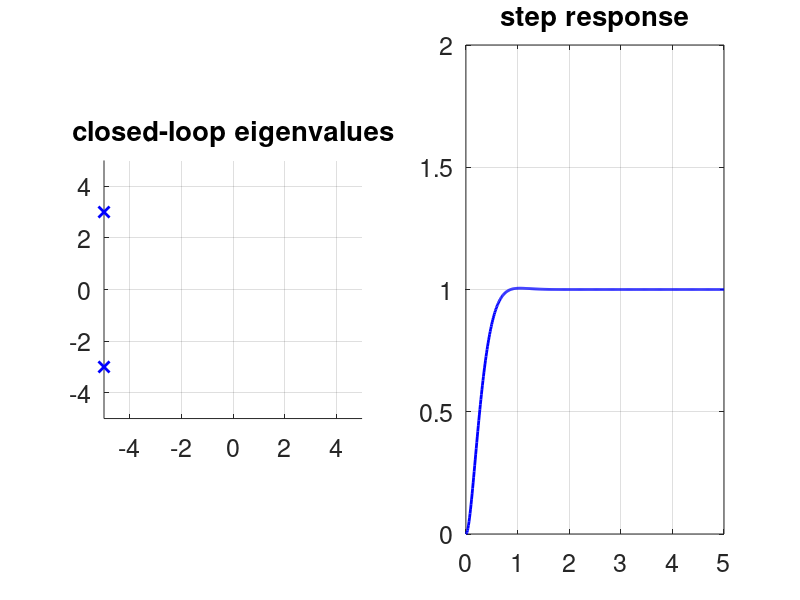

Source code (MATLAB): (Note: this script raises an error after producing the figure.)
%% Reset

clear;
clc;
clf;


%% Step response for different eigenvalue locations (exact, 2nd-order)

% Open-loop system
A = [0 1; 0 0];
B = [0; 1];
C = [1 0];

% Closed-loop eigenvalues
p = [-5-3*j -5+3*j];
color = 'b';

% Control design
K = acker(A, B, p);
kRef = -inv(C * inv(A - B * K) * B);

% Plot eigenvalues
subplot(1, 2, 1);
axis equal;
axis([-5 5 -5 5]);
grid on;
hold on;
plot(real(p), imag(p), 'kx', 'markersize', 8, 'linewidth', 2, 'color', color);
title('closed-loop eigenvalues');
set(gca, 'fontsize', 18);

% Plot step response
% - reference signal
r = 1;
% - closed-loop system
Am = A - B * K;
Bm = B * kRef;
Cm = C;
um = r;
% - simulation
x0 = [0; 0];
tmax = 5;
t = linspace(0, tmax, 1 + ceil(tmax / 1e-2));
x = zeros(2, length(t));
for i = 1:length(t)
    x(:, i) = expm(Am * t(i)) * x0 + inv(Am) * (expm(Am * t(i)) - eye(size(Am))) * Bm * um;
end
ym = Cm * x;
% - output
y = ym;
% - plot
subplot(1, 2, 2);
plot(t, y, '-', 'linewidth', 2, 'color', color);
axis([0 tmax 0 2]);
grid on;
hold on;
title('step response');
set(gca, 'fontsize', 18);

% Show peak time and peak overshoot
specs = stepinfo(ss(Am, Bm, Cm, 0), 'SettlingTimeThreshold', 0.05);
pTime = specs.PeakTime;
pOver = specs.Overshoot * 0.01;
fprintf(1, 'pTime: %g\n', pTime);
fprintf(1, 'pOver: %g\n\n', pOver);


%% How to derive the rules of thumb
clc
clear all

% Open-loop system
A = [0 1; 0 0];
B = [0; 1];
C = [1 0];

% Characteristic polynomial that would put eigenvalues at
%   -sigma + j * omega, - sigma - j * omega
syms sigma omega real
syms s
expand((s - (-sigma + j * omega)) * (s - (-sigma - j * omega)))

% Characteristic polynomial in terms of k1, k2
syms k1 k2 real
K = [k1 k2];
det(s * eye(2) - (A - B * K))

% Equate coefficients (by hand) to find k1, k2 that would put eigenvalues at
%   -sigma + j * omega, - sigma - j * omega
k1 = omega^2 + sigma^2;
k2 = 2 * sigma;
K = [k1 k2];

% Compute kRef for zero steady-state error in reference tracking
kRef = 1 / (-C * inv(A - B * K) * B);

% Compute step response (with zero disturbance)
syms t real
Am = A - B * K;
Bm = B * kRef;
Cm = C;
x0 = [0; 0];
um = 1;
xm = expm(Am * t) * x0 + inv(Am) * (expm(Am * t) - eye(size(Am))) * Bm * um;
ym = Cm * xm;
y = simplify(ym)

% "Peak" is when dy/dt = 0. First, find dy/dt:
ydot = simplify(diff(y, t))

% Then, solve (by hand) to find the smallest value of t > 0 that makes
% dy/dt = 0, this is peak time:
Tp = pi / omega
simplify(subs(ydot, t, Tp))

% Then, find (y(Tp) - 1) to find peak overshoot:
Mp = simplify(subs(y, t, Tp) - 1)



%% Reset

clear;
clc;
clf;


%% Step response for different eigenvalue locations (exact, 2nd-order) - with rules of thumb

% Open-loop system
A = [0 1; 0 0];
B = [0; 1];
C = [1 0];

% Closed-loop eigenvalues
Tp = 1.0;
Mp = 0.3;
omega = pi / Tp;
sigma = -log(Mp) / Tp;
p = [-sigma + omega * j, -sigma - omega * j];
color = 'm';

% Control design
K = acker(A, B, p);
kRef = -inv(C * inv(A - B * K) * B);

% Plot eigenvalues
subplot(1, 2, 1);
axis equal;
axis([-5 5 -5 5]);
grid on;
hold on;
plot(real(p), imag(p), 'kx', 'markersize', 8, 'linewidth', 2, 'color', color);
title('closed-loop eigenvalues');
set(gca, 'fontsize', 18);

% Plot step response
% - reference signal
r = 1;
% - closed-loop system
Am = A - B * K;
Bm = B * kRef;
Cm = C;
um = r;
% - simulation
x0 = [0; 0];
tmax = 5;
t = linspace(0, tmax, 1 + ceil(tmax / 1e-2));
x = zeros(2, length(t));
for i = 1:length(t)
    x(:, i) = expm(Am * t(i)) * x0 + inv(Am) * (expm(Am * t(i)) - eye(size(Am))) * Bm * um;
end
ym = Cm * x;
% - output
y = ym;
% - plot
subplot(1, 2, 2);
plot(t, y, '-', 'linewidth', 2, 'color', color);
axis([0 tmax 0 2]);
grid on;
hold on;
title('step response');
set(gca, 'fontsize', 18);

% Show peak time and peak overshoot
specs = stepinfo(ss(Am, Bm, Cm, 0), 'SettlingTimeThreshold', 0.05);
pTime = specs.PeakTime;
pOver = specs.Overshoot * 0.01;
fprintf(1, 'pTime: %g\n', pTime);
fprintf(1, 'pOver: %g\n\n', pOver);


%% Reset

clear;
clc;
clf;


%% Step response for different eigenvalue locations (approximate, 2nd-order)

% Open-loop system
A = [0 1; 0 0];
B = [0.1; 1];
C = [1 0];

% Closed-loop eigenvalues
pTime = 1.15;
pOver = 0.1;
omega = pi / pTime;
sigma = -log(pOver) / pTime;
p = [-sigma + j * omega, -sigma - j * omega];
color = 'g';

% Control design
K = acker(A, B, p);
kRef = -inv(C * inv(A - B * K) * B);

% Plot eigenvalues
subplot(1, 2, 1);
axis equal;
axis([-5 5 -5 5]);
grid on;
hold on;
plot(real(p), imag(p), 'kx', 'markersize', 8, 'linewidth', 2, 'color', color);
title('closed-loop eigenvalues');
set(gca, 'fontsize', 18);

% Plot step response
% - reference signal
r = 1;
% - closed-loop system
Am = A - B * K;
Bm = B * kRef;
Cm = C;
um = r;
% - simulation
x0 = [0; 0];
tmax = 5;
t = linspace(0, tmax, 1 + ceil(tmax / 1e-2));
x = zeros(2, length(t));
for i = 1:length(t)
    x(:, i) = expm(Am * t(i)) * x0 + inv(Am) * (expm(Am * t(i)) - eye(size(Am))) * Bm * um;
end
ym = Cm * x;
% - output
y = ym;
% - plot
subplot(1, 2, 2);
plot(t, y, '-', 'linewidth', 2, 'color', color);
axis([0 tmax 0 2]);
grid on;
hold on;
title('step response');
set(gca, 'fontsize', 18);

% Show peak time and peak overshoot
specs = stepinfo(ss(Am, Bm, Cm, 0), 'SettlingTimeThreshold', 0.05);
pTime = specs.PeakTime;
pOver = specs.Overshoot * 0.01;
fprintf(1, 'pTime: %g\n', pTime);
fprintf(1, 'pOver: %g\n\n', pOver);


%% Reset

clear;
clc;
clf;


%% Step response for different eigenvalue locations (approximate, 3rd-order)

% Open-loop system
A = [0 1 0; 0 0 1; 0 0 0];
B = [0; 0; 1];
C = [1 0 0];

% Closed-loop eigenvalues
pTime = 1;
pOver = 0.1;
omega = pi / pTime;
sigma = -log(pOver) / pTime;
p = [-sigma + j * omega, -sigma - j * omega, -sigma];
color = 'k';

% Control design
K = acker(A, B, p);
kRef = -inv(C * inv(A - B * K) * B);

% Plot eigenvalues
subplot(1, 2, 1);
axis equal;
axis([-15 5 -5 5]);
grid on;
hold on;
plot(real(p), imag(p), 'kx', 'markersize', 8, 'linewidth', 2, 'color', color);
title('closed-loop eigenvalues');
set(gca, 'fontsize', 18);

% Plot step response
% - reference signal
r = 1;
% - closed-loop system
Am = A - B * K;
Bm = B * kRef;
Cm = C;
um = r;
% - simulation
x0 = [0; 0; 0];
tmax = 5;
t = linspace(0, tmax, 1 + ceil(tmax / 1e-2));
x = zeros(size(x0, 1), length(t));
for i = 1:length(t)
    x(:, i) = expm(Am * t(i)) * x0 + inv(Am) * (expm(Am * t(i)) - eye(size(Am))) * Bm * um;
end
ym = Cm * x;
% - output
y = ym;
% - plot
subplot(1, 2, 2);
plot(t, y, '-', 'linewidth', 2, 'color', color);
axis([0 tmax 0 2]);
grid on;
hold on;
title('step response');
set(gca, 'fontsize', 18);

% Show peak time and peak overshoot
specs = stepinfo(ss(Am, Bm, Cm, 0), 'SettlingTimeThreshold', 0.05);
pTime = specs.PeakTime;
pOver = specs.Overshoot * 0.01;
fprintf(1, 'pTime: %g\n', pTime);
fprintf(1, 'pOver: %g\n\n', pOver);
